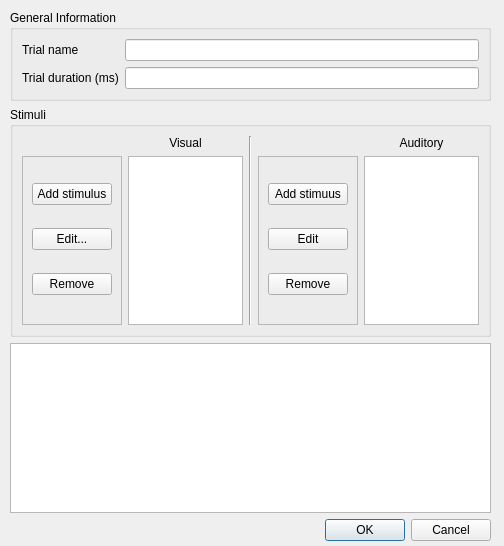
<?xml version="1.0" encoding="UTF-8"?>
<ui version="4.0">
 <class>EditTrialDialog</class>
 <widget class="QDialog" name="EditTrialDialog">
  <property name="geometry">
   <rect>
    <x>0</x>
    <y>0</y>
    <width>504</width>
    <height>546</height>
   </rect>
  </property>
  <property name="windowTitle">
   <string>Dialog</string>
  </property>
  <widget class="QWidget" name="layoutWidget">
   <property name="geometry">
    <rect>
     <x>10</x>
     <y>10</y>
     <width>481</width>
     <height>531</height>
    </rect>
   </property>
   <layout class="QVBoxLayout" name="verticalLayout">
    <item>
     <widget class="QGroupBox" name="groupBox">
      <property name="title">
       <string>General Information</string>
      </property>
      <layout class="QGridLayout" name="gridLayout">
       <item row="0" column="1">
        <widget class="QLineEdit" name="nameEdit"/>
       </item>
       <item row="0" column="0">
        <widget class="QLabel" name="nameLabel">
         <property name="text">
          <string>Trial name</string>
         </property>
        </widget>
       </item>
       <item row="1" column="1">
        <widget class="QLineEdit" name="durationEdit"/>
       </item>
       <item row="1" column="0">
        <widget class="QLabel" name="durationLabel">
         <property name="text">
          <string>Trial duration (ms)</string>
         </property>
        </widget>
       </item>
      </layout>
     </widget>
    </item>
    <item>
     <widget class="QGroupBox" name="groupBox_2">
      <property name="title">
       <string>Stimuli</string>
      </property>
      <layout class="QGridLayout" name="gridLayout_2">
       <item row="1" column="3">
        <widget class="QFrame" name="frame_2">
         <property name="frameShape">
          <enum>QFrame::Shape::StyledPanel</enum>
         </property>
         <property name="frameShadow">
          <enum>QFrame::Shadow::Raised</enum>
         </property>
         <layout class="QVBoxLayout" name="verticalLayout_3">
          <item>
           <widget class="QPushButton" name="addAButton">
            <property name="text">
             <string>Add stimuus</string>
            </property>
           </widget>
          </item>
          <item>
           <widget class="QPushButton" name="modifyAButton">
            <property name="text">
             <string>Edit</string>
            </property>
           </widget>
          </item>
          <item>
           <widget class="QPushButton" name="deleteAButton">
            <property name="text">
             <string>Remove</string>
            </property>
           </widget>
          </item>
         </layout>
        </widget>
       </item>
       <item row="1" column="1">
        <widget class="QListWidget" name="VstimulusList"/>
       </item>
       <item row="1" column="0">
        <widget class="QFrame" name="frame">
         <property name="frameShape">
          <enum>QFrame::Shape::StyledPanel</enum>
         </property>
         <property name="frameShadow">
          <enum>QFrame::Shadow::Raised</enum>
         </property>
         <layout class="QVBoxLayout" name="verticalLayout_2">
          <item>
           <widget class="QPushButton" name="addVButton">
            <property name="text">
             <string>Add stimulus</string>
            </property>
           </widget>
          </item>
          <item>
           <widget class="QPushButton" name="modifyVButton">
            <property name="text">
             <string>Edit...</string>
            </property>
           </widget>
          </item>
          <item>
           <widget class="QPushButton" name="deleteVButton">
            <property name="text">
             <string>Remove</string>
            </property>
           </widget>
          </item>
         </layout>
        </widget>
       </item>
       <item row="1" column="4">
        <widget class="QListWidget" name="AstimulusList"/>
       </item>
       <item row="0" column="4">
        <widget class="QLabel" name="label_2">
         <property name="text">
          <string>Auditory</string>
         </property>
         <property name="alignment">
          <set>Qt::AlignmentFlag::AlignCenter</set>
         </property>
        </widget>
       </item>
       <item row="0" column="1">
        <widget class="QLabel" name="label">
         <property name="text">
          <string>Visual</string>
         </property>
         <property name="alignment">
          <set>Qt::AlignmentFlag::AlignCenter</set>
         </property>
        </widget>
       </item>
       <item row="0" column="2" rowspan="2">
        <widget class="Line" name="line">
         <property name="orientation">
          <enum>Qt::Orientation::Vertical</enum>
         </property>
        </widget>
       </item>
      </layout>
     </widget>
    </item>
    <item>
     <widget class="QPlainTextEdit" name="trialJSONEdit"/>
    </item>
    <item>
     <widget class="QDialogButtonBox" name="buttonBox">
      <property name="orientation">
       <enum>Qt::Orientation::Horizontal</enum>
      </property>
      <property name="standardButtons">
       <set>QDialogButtonBox::StandardButton::Cancel|QDialogButtonBox::StandardButton::Ok</set>
      </property>
     </widget>
    </item>
   </layout>
  </widget>
 </widget>
 <tabstops>
  <tabstop>nameEdit</tabstop>
  <tabstop>durationEdit</tabstop>
  <tabstop>addVButton</tabstop>
  <tabstop>modifyVButton</tabstop>
  <tabstop>deleteVButton</tabstop>
  <tabstop>addAButton</tabstop>
  <tabstop>modifyAButton</tabstop>
  <tabstop>deleteAButton</tabstop>
  <tabstop>VstimulusList</tabstop>
  <tabstop>AstimulusList</tabstop>
  <tabstop>trialJSONEdit</tabstop>
 </tabstops>
 <resources/>
 <connections>
  <connection>
   <sender>buttonBox</sender>
   <signal>accepted()</signal>
   <receiver>EditTrialDialog</receiver>
   <slot>accept()</slot>
   <hints>
    <hint type="sourcelabel">
     <x>248</x>
     <y>254</y>
    </hint>
    <hint type="destinationlabel">
     <x>157</x>
     <y>274</y>
    </hint>
   </hints>
  </connection>
  <connection>
   <sender>buttonBox</sender>
   <signal>rejected()</signal>
   <receiver>EditTrialDialog</receiver>
   <slot>reject()</slot>
   <hints>
    <hint type="sourcelabel">
     <x>316</x>
     <y>260</y>
    </hint>
    <hint type="destinationlabel">
     <x>286</x>
     <y>274</y>
    </hint>
   </hints>
  </connection>
 </connections>
</ui>
